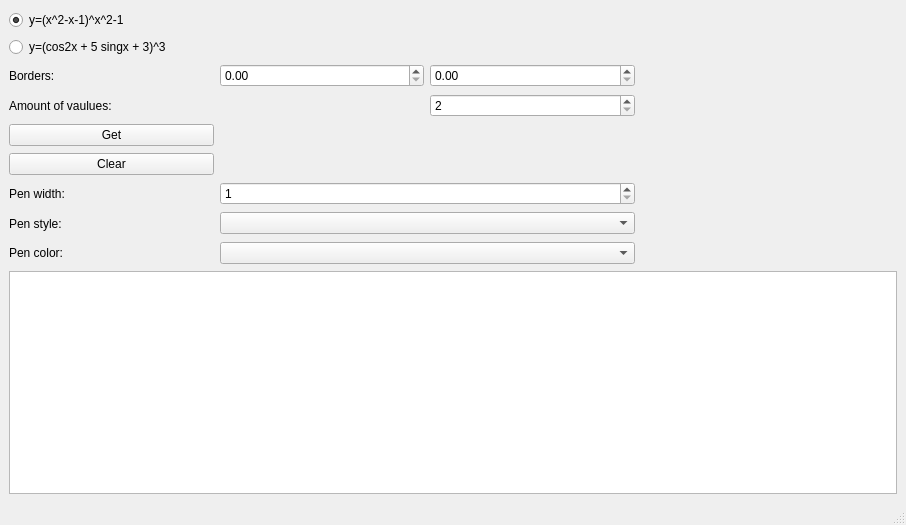
<?xml version="1.0" encoding="UTF-8"?>
<ui version="4.0">
 <class>MainWindow</class>
 <widget class="QMainWindow" name="MainWindow">
  <property name="geometry">
   <rect>
    <x>0</x>
    <y>0</y>
    <width>906</width>
    <height>525</height>
   </rect>
  </property>
  <property name="windowTitle">
   <string>MainWindow</string>
  </property>
  <property name="unifiedTitleAndToolBarOnMac">
   <bool>false</bool>
  </property>
  <widget class="QWidget" name="centralwidget">
   <layout class="QGridLayout" name="gridLayout_2">
    <item row="1" column="0">
     <widget class="QTableWidget" name="tableWidget"/>
    </item>
    <item row="0" column="0">
     <layout class="QGridLayout" name="gridLayout">
      <item row="6" column="1" colspan="2">
       <widget class="QSpinBox" name="penWidthSpinBox">
        <property name="minimum">
         <number>1</number>
        </property>
        <property name="value">
         <number>1</number>
        </property>
       </widget>
      </item>
      <item row="8" column="1" colspan="2">
       <widget class="QComboBox" name="penColorComboBox"/>
      </item>
      <item row="2" column="1">
       <widget class="QDoubleSpinBox" name="leftSpinBox"/>
      </item>
      <item row="5" column="0">
       <widget class="QPushButton" name="clearButton">
        <property name="text">
         <string>Clear</string>
        </property>
       </widget>
      </item>
      <item row="2" column="0">
       <widget class="QLabel" name="label">
        <property name="text">
         <string>Borders:</string>
        </property>
       </widget>
      </item>
      <item row="0" column="3" rowspan="9">
       <widget class="QWidget" name="plotWidget" native="true">
        <property name="sizePolicy">
         <sizepolicy hsizetype="Preferred" vsizetype="Fixed">
          <horstretch>0</horstretch>
          <verstretch>0</verstretch>
         </sizepolicy>
        </property>
        <property name="minimumSize">
         <size>
          <width>256</width>
          <height>256</height>
         </size>
        </property>
        <property name="autoFillBackground">
         <bool>true</bool>
        </property>
       </widget>
      </item>
      <item row="0" column="0" colspan="3">
       <widget class="QRadioButton" name="f1RadioButton">
        <property name="text">
         <string>y=(x^2-x-1)^x^2-1</string>
        </property>
        <property name="checked">
         <bool>true</bool>
        </property>
       </widget>
      </item>
      <item row="7" column="1" colspan="2">
       <widget class="QComboBox" name="penStyleComboBox"/>
      </item>
      <item row="3" column="2">
       <widget class="QSpinBox" name="valuesAmountSpinBox">
        <property name="minimum">
         <number>2</number>
        </property>
       </widget>
      </item>
      <item row="2" column="2">
       <widget class="QDoubleSpinBox" name="rightSpinBox"/>
      </item>
      <item row="6" column="0">
       <widget class="QLabel" name="label_3">
        <property name="text">
         <string>Pen width:</string>
        </property>
       </widget>
      </item>
      <item row="8" column="0">
       <widget class="QLabel" name="label_5">
        <property name="text">
         <string>Pen color:</string>
        </property>
       </widget>
      </item>
      <item row="7" column="0">
       <widget class="QLabel" name="label_4">
        <property name="text">
         <string>Pen style:</string>
        </property>
       </widget>
      </item>
      <item row="3" column="0" colspan="2">
       <widget class="QLabel" name="label_2">
        <property name="text">
         <string>Amount of vaulues:</string>
        </property>
       </widget>
      </item>
      <item row="1" column="0" colspan="3">
       <widget class="QRadioButton" name="f2RadioButton">
        <property name="text">
         <string>y=(cos2x + 5 singx + 3)^3</string>
        </property>
       </widget>
      </item>
      <item row="4" column="0">
       <widget class="QPushButton" name="pushButton">
        <property name="text">
         <string>Get</string>
        </property>
       </widget>
      </item>
     </layout>
    </item>
   </layout>
  </widget>
  <widget class="QMenuBar" name="menubar">
   <property name="geometry">
    <rect>
     <x>0</x>
     <y>0</y>
     <width>906</width>
     <height>21</height>
    </rect>
   </property>
  </widget>
  <widget class="QStatusBar" name="statusbar"/>
 </widget>
 <resources/>
 <connections/>
</ui>
